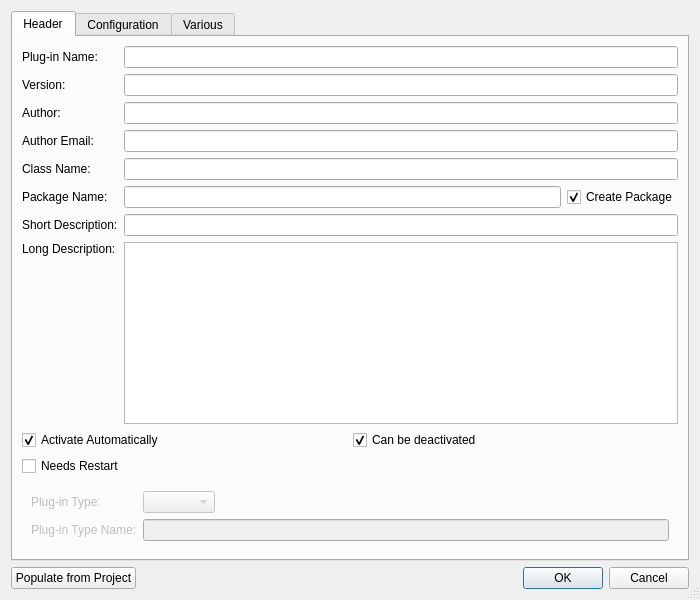
<?xml version="1.0" encoding="UTF-8"?>
<ui version="4.0">
 <class>PluginWizardDialog</class>
 <widget class="QDialog" name="PluginWizardDialog">
  <property name="geometry">
   <rect>
    <x>0</x>
    <y>0</y>
    <width>700</width>
    <height>600</height>
   </rect>
  </property>
  <property name="windowTitle">
   <string>eric Plug-in Wizard</string>
  </property>
  <property name="sizeGripEnabled">
   <bool>true</bool>
  </property>
  <layout class="QVBoxLayout" name="verticalLayout_5">
   <item>
    <widget class="QTabWidget" name="dataTabWidget">
     <property name="currentIndex">
      <number>0</number>
     </property>
     <widget class="QWidget" name="headerTab">
      <attribute name="title">
       <string>Header</string>
      </attribute>
      <layout class="QVBoxLayout" name="verticalLayout">
       <item>
        <layout class="QGridLayout" name="gridLayout">
         <item row="0" column="0">
          <widget class="QLabel" name="label">
           <property name="text">
            <string>Plug-in Name:</string>
           </property>
          </widget>
         </item>
         <item row="0" column="1" colspan="2">
          <widget class="QLineEdit" name="nameEdit">
           <property name="toolTip">
            <string>Enter the plug-in name</string>
           </property>
           <property name="maxLength">
            <number>55</number>
           </property>
          </widget>
         </item>
         <item row="1" column="0">
          <widget class="QLabel" name="label_2">
           <property name="text">
            <string>Version:</string>
           </property>
          </widget>
         </item>
         <item row="1" column="1" colspan="2">
          <widget class="QLineEdit" name="versionEdit">
           <property name="toolTip">
            <string>Enter the version number in the form 'major.minor[.patch[.sub]]'</string>
           </property>
           <property name="maxLength">
            <number>10</number>
           </property>
          </widget>
         </item>
         <item row="2" column="0">
          <widget class="QLabel" name="label_3">
           <property name="text">
            <string>Author:</string>
           </property>
          </widget>
         </item>
         <item row="2" column="1" colspan="2">
          <widget class="QLineEdit" name="authorEdit">
           <property name="toolTip">
            <string>Enter the author's name</string>
           </property>
           <property name="maxLength">
            <number>55</number>
           </property>
          </widget>
         </item>
         <item row="3" column="0">
          <widget class="QLabel" name="label_4">
           <property name="text">
            <string>Author Email:</string>
           </property>
          </widget>
         </item>
         <item row="3" column="1" colspan="2">
          <widget class="QLineEdit" name="authorEmailEdit">
           <property name="toolTip">
            <string>Enter the author's email address</string>
           </property>
           <property name="inputMask">
            <string notr="true"/>
           </property>
           <property name="maxLength">
            <number>55</number>
           </property>
          </widget>
         </item>
         <item row="4" column="0">
          <widget class="QLabel" name="label_5">
           <property name="text">
            <string>Class Name:</string>
           </property>
          </widget>
         </item>
         <item row="4" column="1" colspan="2">
          <widget class="QLineEdit" name="classNameEdit">
           <property name="toolTip">
            <string>Enter the name of the plug-in class</string>
           </property>
           <property name="maxLength">
            <number>55</number>
           </property>
          </widget>
         </item>
         <item row="5" column="0">
          <widget class="QLabel" name="label_6">
           <property name="text">
            <string>Package Name:</string>
           </property>
          </widget>
         </item>
         <item row="5" column="1">
          <widget class="QLineEdit" name="packageNameEdit">
           <property name="toolTip">
            <string>Enter the name of the plug-in package</string>
           </property>
           <property name="maxLength">
            <number>55</number>
           </property>
          </widget>
         </item>
         <item row="5" column="2">
          <widget class="QCheckBox" name="createPackageCheckBox">
           <property name="toolTip">
            <string>Select to create the entered package</string>
           </property>
           <property name="text">
            <string>Create Package</string>
           </property>
           <property name="checked">
            <bool>true</bool>
           </property>
          </widget>
         </item>
         <item row="6" column="0">
          <widget class="QLabel" name="label_7">
           <property name="text">
            <string>Short Description:</string>
           </property>
          </widget>
         </item>
         <item row="6" column="1" colspan="2">
          <widget class="QLineEdit" name="shortDescriptionEdit">
           <property name="toolTip">
            <string>Enter the short description</string>
           </property>
           <property name="maxLength">
            <number>55</number>
           </property>
          </widget>
         </item>
         <item row="7" column="0">
          <widget class="QLabel" name="label_8">
           <property name="text">
            <string>Long Description:</string>
           </property>
           <property name="alignment">
            <set>Qt::AlignLeading|Qt::AlignLeft|Qt::AlignTop</set>
           </property>
          </widget>
         </item>
         <item row="7" column="1" colspan="2">
          <widget class="EricSpellCheckedPlainTextEdit" name="longDescriptionEdit">
           <property name="toolTip">
            <string>Enter the long description</string>
           </property>
           <property name="tabChangesFocus">
            <bool>true</bool>
           </property>
          </widget>
         </item>
        </layout>
       </item>
       <item>
        <layout class="QGridLayout" name="gridLayout_2">
         <item row="0" column="0">
          <widget class="QCheckBox" name="autoActivateCheckBox">
           <property name="toolTip">
            <string>Select to activate the plug-in automatically</string>
           </property>
           <property name="text">
            <string>Activate Automatically</string>
           </property>
           <property name="checked">
            <bool>true</bool>
           </property>
          </widget>
         </item>
         <item row="0" column="1">
          <widget class="QCheckBox" name="deactivateableCheckBox">
           <property name="toolTip">
            <string>Select to allow the plug-in to be deactivated</string>
           </property>
           <property name="text">
            <string>Can be deactivated</string>
           </property>
           <property name="checked">
            <bool>true</bool>
           </property>
          </widget>
         </item>
         <item row="1" column="0">
          <widget class="QCheckBox" name="restartCheckBox">
           <property name="toolTip">
            <string>Select to indicate a restart is needed when updated</string>
           </property>
           <property name="text">
            <string>Needs Restart</string>
           </property>
          </widget>
         </item>
        </layout>
       </item>
       <item>
        <widget class="QFrame" name="ondemandFrame">
         <property name="enabled">
          <bool>false</bool>
         </property>
         <property name="frameShape">
          <enum>QFrame::NoFrame</enum>
         </property>
         <property name="frameShadow">
          <enum>QFrame::Raised</enum>
         </property>
         <layout class="QGridLayout" name="gridLayout_4">
          <item row="0" column="0">
           <widget class="QLabel" name="label_10">
            <property name="text">
             <string>Plug-in Type:</string>
            </property>
           </widget>
          </item>
          <item row="0" column="1">
           <widget class="QComboBox" name="pluginTypeCombo">
            <property name="toolTip">
             <string>Select the plug-in type</string>
            </property>
           </widget>
          </item>
          <item row="0" column="2">
           <spacer name="horizontalSpacer_2">
            <property name="orientation">
             <enum>Qt::Horizontal</enum>
            </property>
            <property name="sizeHint" stdset="0">
             <size>
              <width>406</width>
              <height>20</height>
             </size>
            </property>
           </spacer>
          </item>
          <item row="1" column="0">
           <widget class="QLabel" name="label_11">
            <property name="text">
             <string>Plug-in Type Name:</string>
            </property>
           </widget>
          </item>
          <item row="1" column="1" colspan="2">
           <widget class="QLineEdit" name="pluginTypeNameEdit">
            <property name="toolTip">
             <string>Enter the plug-in type name</string>
            </property>
            <property name="maxLength">
             <number>55</number>
            </property>
           </widget>
          </item>
         </layout>
        </widget>
       </item>
      </layout>
     </widget>
     <widget class="QWidget" name="configTab">
      <attribute name="title">
       <string>Configuration</string>
      </attribute>
      <layout class="QVBoxLayout" name="verticalLayout_3">
       <item>
        <widget class="QGroupBox" name="configurationGroup">
         <property name="toolTip">
          <string>Select to indicate that the plug-in has configurable data</string>
         </property>
         <property name="title">
          <string>Is configurable</string>
         </property>
         <property name="checkable">
          <bool>true</bool>
         </property>
         <property name="checked">
          <bool>false</bool>
         </property>
         <layout class="QGridLayout" name="gridLayout_3">
          <item row="0" column="0">
           <widget class="QLabel" name="label_9">
            <property name="text">
             <string>Preferences Key:</string>
            </property>
           </widget>
          </item>
          <item row="0" column="1">
           <widget class="QLineEdit" name="preferencesKeyEdit">
            <property name="toolTip">
             <string>Enter the preferences key</string>
            </property>
            <property name="maxLength">
             <number>55</number>
            </property>
           </widget>
          </item>
          <item row="1" column="1">
           <spacer name="verticalSpacer">
            <property name="orientation">
             <enum>Qt::Vertical</enum>
            </property>
            <property name="sizeHint" stdset="0">
             <size>
              <width>20</width>
              <height>416</height>
             </size>
            </property>
           </spacer>
          </item>
         </layout>
        </widget>
       </item>
      </layout>
     </widget>
     <widget class="QWidget" name="variousTab">
      <attribute name="title">
       <string>Various</string>
      </attribute>
      <layout class="QVBoxLayout" name="verticalLayout_4">
       <item>
        <widget class="QCheckBox" name="pixmapCheckBox">
         <property name="toolTip">
          <string>Select to create a 'previewPix()' function skeleton</string>
         </property>
         <property name="text">
          <string>Include 'previewPix()' function</string>
         </property>
        </widget>
       </item>
       <item>
        <widget class="QCheckBox" name="moduleSetupCheckBox">
         <property name="toolTip">
          <string>Select to create a 'moduleSetup()' function skeleton</string>
         </property>
         <property name="text">
          <string>Include 'moduleSetup()' function</string>
         </property>
        </widget>
       </item>
       <item>
        <widget class="QGroupBox" name="exeGroup">
         <property name="title">
          <string>Include an 'exeDisplayData' function</string>
         </property>
         <property name="checkable">
          <bool>true</bool>
         </property>
         <property name="checked">
          <bool>false</bool>
         </property>
         <layout class="QVBoxLayout" name="verticalLayout_2">
          <item>
           <widget class="QRadioButton" name="exeRadioButton">
            <property name="toolTip">
             <string>Select to create an 'exeDisplayData()' function skeleton</string>
            </property>
            <property name="text">
             <string>'exeDisplayData()' function returning program data to determine version information</string>
            </property>
            <property name="checked">
             <bool>true</bool>
            </property>
           </widget>
          </item>
          <item>
           <widget class="QRadioButton" name="exeInfoRadioButton">
            <property name="toolTip">
             <string>Select to create an 'exeDisplayData()' function skeleton returning version info</string>
            </property>
            <property name="text">
             <string>'exeDisplayData()' function returning version information</string>
            </property>
           </widget>
          </item>
          <item>
           <widget class="QRadioButton" name="exeListRadioButton">
            <property name="toolTip">
             <string>Select to create an 'exeDisplayDataList()' function skeleton</string>
            </property>
            <property name="text">
             <string>'exeDisplayDataList()' function</string>
            </property>
           </widget>
          </item>
         </layout>
        </widget>
       </item>
       <item>
        <widget class="QCheckBox" name="apiFilesCheckBox">
         <property name="toolTip">
          <string>Select to create an 'apiFiles()' function skeleton</string>
         </property>
         <property name="text">
          <string>Include 'apiFiles()' function</string>
         </property>
        </widget>
       </item>
       <item>
        <widget class="QCheckBox" name="installDependenciesCheckBox">
         <property name="toolTip">
          <string>Select to create an 'installDependencies()' function skeleton</string>
         </property>
         <property name="text">
          <string>Include 'installDependencies()' function</string>
         </property>
        </widget>
       </item>
       <item>
        <widget class="QCheckBox" name="clearPrivateDataCheckBox">
         <property name="toolTip">
          <string>Select to create a 'clearPrivateData()' function skeleton</string>
         </property>
         <property name="text">
          <string>Include 'clearPrivateData()' function</string>
         </property>
        </widget>
       </item>
       <item>
        <spacer name="verticalSpacer_2">
         <property name="orientation">
          <enum>Qt::Vertical</enum>
         </property>
         <property name="sizeHint" stdset="0">
          <size>
           <width>20</width>
           <height>377</height>
          </size>
         </property>
        </spacer>
       </item>
      </layout>
     </widget>
    </widget>
   </item>
   <item>
    <layout class="QHBoxLayout" name="horizontalLayout">
     <item>
      <widget class="QPushButton" name="projectButton">
       <property name="toolTip">
        <string>Press to populate entry fields from project data</string>
       </property>
       <property name="text">
        <string>Populate from Project</string>
       </property>
      </widget>
     </item>
     <item>
      <spacer name="horizontalSpacer">
       <property name="orientation">
        <enum>Qt::Horizontal</enum>
       </property>
       <property name="sizeHint" stdset="0">
        <size>
         <width>40</width>
         <height>20</height>
        </size>
       </property>
      </spacer>
     </item>
     <item>
      <widget class="QDialogButtonBox" name="buttonBox">
       <property name="orientation">
        <enum>Qt::Horizontal</enum>
       </property>
       <property name="standardButtons">
        <set>QDialogButtonBox::Cancel|QDialogButtonBox::Ok</set>
       </property>
      </widget>
     </item>
    </layout>
   </item>
  </layout>
 </widget>
 <customwidgets>
  <customwidget>
   <class>EricSpellCheckedPlainTextEdit</class>
   <extends>QPlainTextEdit</extends>
   <header>eric7/EricWidgets/EricSpellCheckedTextEdit.h</header>
  </customwidget>
 </customwidgets>
 <tabstops>
  <tabstop>projectButton</tabstop>
  <tabstop>dataTabWidget</tabstop>
  <tabstop>nameEdit</tabstop>
  <tabstop>versionEdit</tabstop>
  <tabstop>authorEdit</tabstop>
  <tabstop>authorEmailEdit</tabstop>
  <tabstop>classNameEdit</tabstop>
  <tabstop>packageNameEdit</tabstop>
  <tabstop>createPackageCheckBox</tabstop>
  <tabstop>shortDescriptionEdit</tabstop>
  <tabstop>longDescriptionEdit</tabstop>
  <tabstop>autoActivateCheckBox</tabstop>
  <tabstop>deactivateableCheckBox</tabstop>
  <tabstop>restartCheckBox</tabstop>
  <tabstop>pluginTypeCombo</tabstop>
  <tabstop>pluginTypeNameEdit</tabstop>
  <tabstop>configurationGroup</tabstop>
  <tabstop>preferencesKeyEdit</tabstop>
  <tabstop>pixmapCheckBox</tabstop>
  <tabstop>moduleSetupCheckBox</tabstop>
  <tabstop>exeGroup</tabstop>
  <tabstop>exeRadioButton</tabstop>
  <tabstop>exeInfoRadioButton</tabstop>
  <tabstop>exeListRadioButton</tabstop>
  <tabstop>apiFilesCheckBox</tabstop>
 </tabstops>
 <resources/>
 <connections>
  <connection>
   <sender>buttonBox</sender>
   <signal>accepted()</signal>
   <receiver>PluginWizardDialog</receiver>
   <slot>accept()</slot>
   <hints>
    <hint type="sourcelabel">
     <x>649</x>
     <y>578</y>
    </hint>
    <hint type="destinationlabel">
     <x>157</x>
     <y>274</y>
    </hint>
   </hints>
  </connection>
  <connection>
   <sender>buttonBox</sender>
   <signal>rejected()</signal>
   <receiver>PluginWizardDialog</receiver>
   <slot>reject()</slot>
   <hints>
    <hint type="sourcelabel">
     <x>688</x>
     <y>584</y>
    </hint>
    <hint type="destinationlabel">
     <x>286</x>
     <y>274</y>
    </hint>
   </hints>
  </connection>
  <connection>
   <sender>autoActivateCheckBox</sender>
   <signal>toggled(bool)</signal>
   <receiver>ondemandFrame</receiver>
   <slot>setDisabled(bool)</slot>
   <hints>
    <hint type="sourcelabel">
     <x>108</x>
     <y>422</y>
    </hint>
    <hint type="destinationlabel">
     <x>126</x>
     <y>470</y>
    </hint>
   </hints>
  </connection>
 </connections>
</ui>
